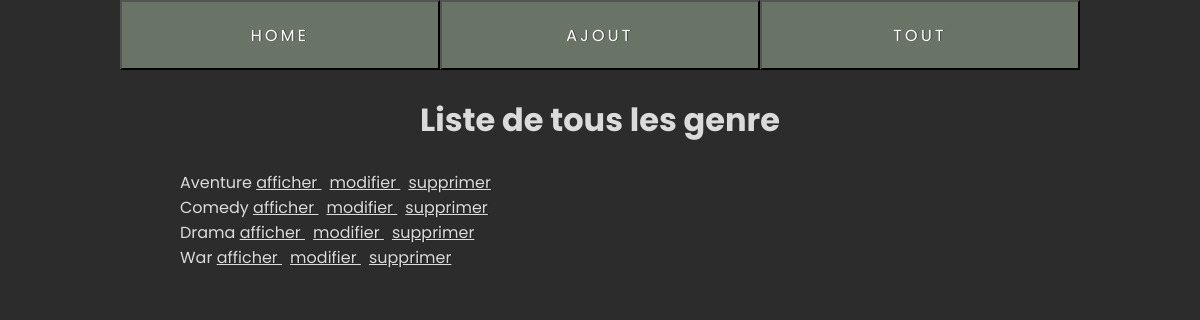
/projet/genre/all/, run on the app's committed database.
### projet/models.py (models this page shows, shortened)
class Genre(models.Model):
    nom = models.CharField(max_length=100, blank=False)
    description = models.TextField(null=True, blank=True)
    def __str__(self):
        return self.nom

### projet/genre_views.py (the view)
# urls.py: path('genre/all/', genre_views.all),
def all(request):
    all = list(models.Genre.objects.all())
    return render(request,"projet/genre/all.html",{"all": all})

### projet/templates/projet/genre/all.html (shortened to what this page needs)
{% extends "projet/genre/index.html" %}
{% block content %}
    <h1>Liste de tous les genre</h1>
    {% for genre in all %}
        <p> {{genre}}
            <a class="link" href="/projet/genre/affiche/{{genre.id}}"> afficher </a>
            <a class="link" href="/projet/genre/update/{{genre.id}}"> modifier </a>
            <a class="link" href="/projet/genre/delete/{{genre.id}}"> supprimer </a>
        </p>
    {%endfor%}
{% endblock %}

### projet/static/projet/index.css (style rules this page uses)
body { margin: 0; background-color: rgb(44, 44, 44); min-height: 100vh; display:flex; flex-direction:column; }
h1 { margin: 0; margin-left: 10%; margin-right: 10%; font-family: 'Poppins', sans-serif; background-color: rgb(44, 44, 44); padding-top: 26px; padding-bottom: 26px; color: #DBDBDB; font-size: 2em; display: flex; justify-content: center; }
.link { color: #DBDBDB; font-family: 'Poppins', sans-serif; position: relative; z-index: 2; text-shadow: 1px 0px rgba(0, 0, 0, 0.4); transition: color 200ms; transform-style: preserve-3d; margin-right: 8px; }
p { font-family: 'Poppins', sans-serif; color: #DBDBDB; font-size: 16px; text-align: left; margin-left: 15%; margin-right: 15%; margin-top: 0; margin-bottom: 0; }

### data on the page
Genre: nom "Aventure"
Genre: nom "Comedy"
Genre: nom "Drama"
Genre: nom "War"
